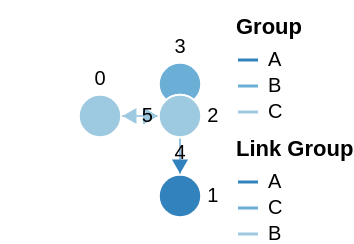

Specify this chart in Vega-Lite:
### Vega specification from a JSON file in a GitHub repository (floating-point values rounded to 4 significant figures)
{"$schema": "https://vega.github.io/schema/vega/v5.json", "description": "A node-link diagram with force-directed layout.", "width": 100, "height": 100, "padding": 0, "signals": [{"name": "cx", "update": "width / 2"}, {"name": "cy", "update": "height / 2"}, {"name": "nodeRadius", "value": 15}, {"name": "nodeCharge", "value": -80}, {"name": "linkDistance", "value": 80}, {"description": "State variable for active node fix status.", "name": "fix", "value": false, "on": [{"events": "symbol:mouseout[!event.buttons], window:mouseup", "update": "false"}, {"events": "symbol:mouseover", "update": "fix || true"}, {"events": "[symbol:mousedown, window:mouseup] > window:mousemove!", "update": "xy()", "force": true}]}, {"description": "Unfix node", "name": "reset", "value": null, "on": [{"events": "symbol:dblclick", "update": "item().datum"}]}, {"description": "Graph node most recently interacted with.", "name": "node", "value": null, "on": [{"events": "symbol:mouseover", "update": "fix === true ? item() : node"}]}, {"description": "Flag to restart Force simulation upon data changes.", "name": "restart", "value": false, "on": [{"events": {"signal": "fix"}, "update": "fix && fix.length"}, {"events": {"signal": "reset"}, "update": "true"}]}], "scales": [{"name": "color", "type": "ordinal", "domain": {"data": "node-data", "field": "group"}, "range": {"scheme": "category20c"}}, {"name": "colorlink", "type": "ordinal", "domain": {"data": "link-data", "field": "group"}, "range": {"scheme": "category20c"}}, {"name": "xscale", "domain": {"data": "node-data", "field": "inputX"}, "range": [10, {"signal": "width - 10"}]}, {"name": "yscale", "domain": {"data": "node-data", "field": "inputY"}, "range": [10, {"signal": "height - 10"}]}], "legends": [{"title": "Group", "stroke": "color", "symbolType": "stroke"}, {"title": "Link Group", "stroke": "colorlink", "symbolType": "stroke"}], "marks": [{"name": "nodes", "type": "symbol", "zindex": 1, "from": {"data": "node-data"}, "transform": [{"type": "force", "iterations": 300, "restart": {"signal": "restart"}, "static": true, "signal": "force", "forces": [{"force": "center", "x": {"signal": "cx"}, "y": {"signal": "cy"}}, {"force": "collide", "radius": {"signal": "nodeRadius"}}, {"force": "nbody", "strength": {"signal": "nodeCharge"}}, {"force": "link", "links": "link-data", "distance": {"signal": "linkDistance"}}]}], "encode": {"enter": {"fill": {"scale": "color", "field": "group"}, "stroke": {"value": "white"}}, "update": {"size": {"signal": "2 * nodeRadius * nodeRadius"}, "cursor": {"value": "pointer"}, "fx": {"signal": "datum.interactionX == null ? scale('xscale', datum.inputX) : datum.interactionX"}, "fy": {"signal": "datum.interactionY == null ? scale('yscale', datum.inputY) : datum.interactionY"}}}}, {"type": "text", "name": "labels", "from": {"data": "nodes"}, "zindex": 2, "interactive": false, "transform": [{"type": "label", "avoidMarks": ["nodes"], "anchor": ["top", "bottom", "right", "left"], "offset": [1], "size": {"signal": "[width + 60, height]"}}], "encode": {"enter": {"fill": {"value": "black"}, "align": {"value": "center"}, "baseline": {"value": "middle"}, "fontSize": {"value": 10}, "text": {"field": "datum.id"}}, "update": {"x": {"field": "x"}, "y": {"field": "y"}}}}, {"type": "path", "from": {"data": "link-data"}, "interactive": false, "encode": {"update": {"stroke": {"scale": "colorlink", "field": "group"}, "strokeWidth": {"value": 0.5}}}, "transform": [{"type": "linkpath", "require": {"signal": "force"}, "shape": "line", "sourceX": "datum.source.x", "sourceY": "datum.source.y", "targetX": "datum.target.x", "targetY": "datum.target.y"}]}, {"name": "arrows", "type": "symbol", "from": {"data": "link-data"}, "zindex": {"value": 40}, "encode": {"enter": {"fill": {"scale": "colorlink", "field": "group"}, "stroke": {"scale": "colorlink", "field": "group"}, "shape": {"value": "triangle-right"}, "size": {"value": 40}}, "update": {"x": {"field": "target.x"}, "y": {"field": "target.y"}}, "hover": {"opacity": {"value": 1}}}, "transform": [{"type": "formula", "as": "tan", "expr": "atan2((datum.datum.target.y-datum.datum.source.y),(datum.datum.target.x-datum.datum.source.x))"}, {"type": "formula", "as": "angle", "expr": "datum.tan*180/PI"}, {"type": "formula", "as": "y", "expr": "datum.datum.target.y - nodeRadius*sin(datum.tan)"}, {"type": "formula", "as": "x", "expr": "datum.datum.target.x - nodeRadius*cos(datum.tan)"}]}], "data": [{"name": "node-data", "values": [{"id": 4, "label": "Zero", "group": "A", "inputX": 2, "inputY": 5, "interactionX": null, "interactionY": null}, {"id": 1, "label": "One", "group": "A", "inputX": 2, "inputY": 10, "interactionX": null, "interactionY": null}, {"id": 2, "label": "Two", "group": "B", "inputX": 2, "inputY": 5, "interactionX": null, "interactionY": null}, {"id": 3, "label": "Three", "group": "B", "inputX": 2, "inputY": 3, "interactionX": null, "interactionY": null}, {"id": 0, "label": "Four", "group": "C", "inputX": 1, "inputY": 5, "interactionX": null, "interactionY": null}, {"id": 5, "label": "Five", "group": "C", "inputX": 2, "inputY": 5, "interactionX": null, "interactionY": null}, {"id": 6, "label": "Six", "group": "C", "inputX": 2, "inputY": 5, "interactionX": null, "interactionY": null}], "on": [{"trigger": "fix.length == 2", "modify": "node.datum", "values": "{interactionX: fix[0], interactionY: fix[1]}"}, {"trigger": "reset", "modify": "reset", "values": "{interactionX: null, interactionY: null}"}]}, {"name": "link-data", "values": [{"id": 1, "source": 0, "target": 1, "group": "A"}, {"id": 2, "source": 4, "target": 2, "group": "C"}, {"id": 3, "source": 3, "target": 0, "group": "A"}, {"id": 4, "source": 2, "target": 5, "group": "C"}, {"id": 5, "source": 0, "target": 4, "group": "B"}, {"id": 6, "source": 5, "target": 0, "group": "B"}]}]}
